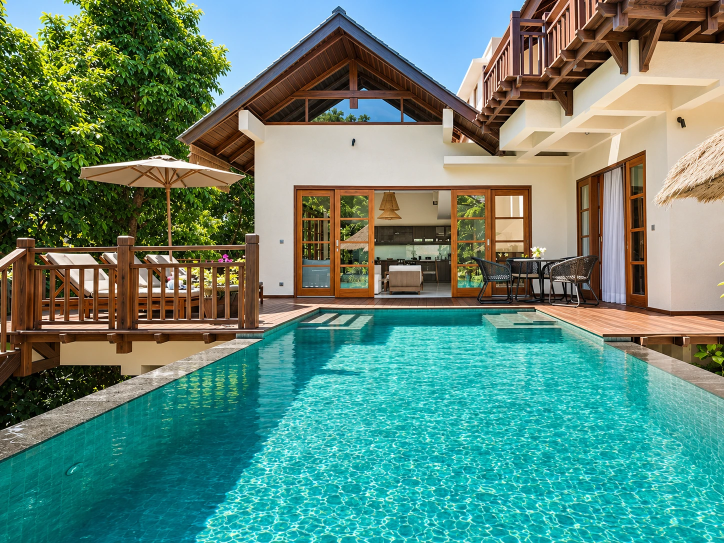
#> input picture assets/photos-new/Private Swimming Pool/02.webp, 1448 x 1086 px, found by its file name (shown at 1/2 size)
$ python build.py
#> lines starting #> are read from the running program, lines starting #| are printed output that depends on the picture
#!/usr/bin/env python3
"""Villa Indah, 42-second bilingual editorial film. No generated property imagery.
Run: python build.py --repo /path/to/Villa-Indah --out dist/reels
Dependencies: Python 3, numpy, Pillow, opencv-python-headless, scipy; FFmpeg.
"""
import argparse, json, subprocess, math, hashlib, shutil
from pathlib import Path
import numpy as np
import cv2
from PIL import Image, ImageDraw, ImageFont, ImageFilter
from scipy.signal import butter, sosfilt
from scipy.io.wavfile import write as wavwrite

P=argparse.ArgumentParser(); P.add_argument('--repo',default='work/Villa-Indah'); P.add_argument('--out',default='output/dist/reels'); P.add_argument('--preview',action='store_true'); A=P.parse_args()
REPO=Path(A.repo); OUT=Path(A.out); OUT.mkdir(parents=True,exist_ok=True)
WORK=Path('work/production/render');WORK.mkdir(parents=True,exist_ok=True)
W,H,FPS,N=1080,1920,30,1260
cv2.setNumThreads(1)
SANS=str(Path(__file__).parent/'fonts/NotoSans-Regular.ttf') if (Path(__file__).parent/'fonts/NotoSans-Regular.ttf').exists() else '/usr/share/fonts/truetype/noto/NotoSans-Regular.ttf'
BRAND=str(REPO/'assets/fonts/AlumniSansPinstripe-Regular.ttf')
# Every focal point and motion is authored for the original photograph.
SPECS=[
 ('Private Swimming Pool/02.webp','wide',.50,.50,1),
 ('Private Swimming Pool/05.webp','wide',.50,.52,-1),
 ('Private Swimming Pool/04.webp','wide',.47,.52,1),
 ('Private Swimming Pool/01.webp','wide',.55,.52,-1),
 ('Master Bedroom/01.webp','wide',.52,.50,1),
 ('Master Bedroom/07.webp','wide',.50,.51,-1),
 ('Pool View Bedroom/04.webp','wide',.47,.53,1),
 ('Terrace bedroom/08.webp','wide',.53,.50,-1),
 ('Twin Bedroom/01.webp','wide',.48,.50,1),
 ('Living room/03.webp','full',.50,.50,-1),
 ('Outdoor lounge Area/01.webp','wide',.50,.53,1),
 ('Private Swimming Pool/07.webp','full',.77,.50,-1),
 ('Villa Grounds/02.webp','full',.51,.50,1),
 ('Resort Facilities/04.webp','wide',.51,.52,-1),
 ('Beach/01.webp','full',.57,.50,1),
 ('Beach/03.webp','wide',.50,.52,-1),
 ('Private Swimming Pool/03.webp','wide',.50,.51,1),
 ('Private Swimming Pool/02.webp','wide',.50,.50,-1),
]
STARTS=[i*66 for i in range(18)] # 2.2s cadence, 0.4s overlapping dissolves
ENDS=[s+78 for s in STARTS[:-1]]+[N]
def smooth(x):
 x=np.clip(x,0,1);return x*x*(3-2*x)

def photo(path):
 # Original RGB pixels, no recolouring or property edits.
 return np.array(Image.open(path).convert('RGB'))
#> returned value is the input picture: shape (1086, 1448, 3); mean R, G, B 95.8, 134.4, 118.5

SCENES=[]
for i,(name,mode,fx,fy,direction) in enumerate(SPECS):
 src=photo(REPO/'assets/photos-new'/name); sh,sw=src.shape[:2]
#> after `sh, sw = src.shape[:2]`: sh = 1086; sw = 1448
 if mode=='wide':
  vw=W;vh=round(W*sh/sw);vy=round(960-vh/2)
#> after `vh = round(W * sh / sw)`: vh = 810
#> after `vy = round(960 - vh / 2)`: vy = 555
  thumb=Image.fromarray(src);thumb=thumb.resize((270,round(270*sh/sw)))
#> after `thumb = thumb.resize((270, round(270 * sh / sw)))`:
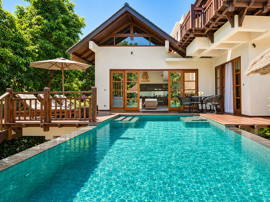
#> thumb: PIL image 270x202 RGB; mean R, G, B 95.8, 134.4, 118.5
  ratio=max(W/thumb.width,H/thumb.height)
#> ratio = 9.5
  thumb=thumb.resize((math.ceil(thumb.width*ratio),math.ceil(thumb.height*ratio)))
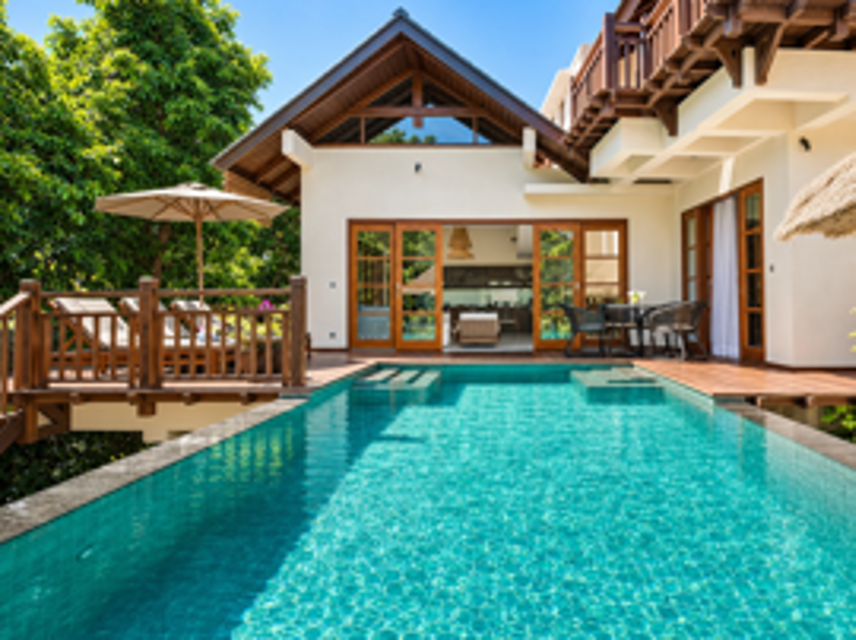
#> thumb: PIL image 2567x1920 RGB (shown at 1/3 size); mean R, G, B 95.8, 134.4, 118.5
  x=(thumb.width-W)//2;y=(thumb.height-H)//2
#> after `x = (thumb.width - W) // 2`: x = 743
#> after `y = (thumb.height - H) // 2`: y = 0
  bg=np.array(thumb.crop((x,y,x+W,y+H)).filter(ImageFilter.GaussianBlur(65)))
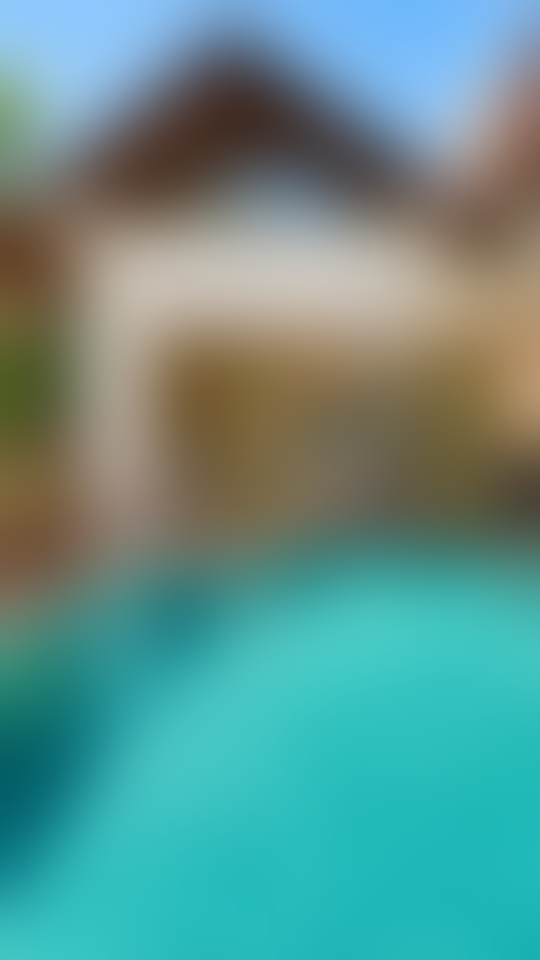
#> bg: shape (1920, 1080, 3) (shown at 1/2 size); mean R, G, B 95.8, 147.6, 142.3
  bg=(bg.astype(np.float32)*.23+np.array([9,22,17],np.float32)*.63).clip(0,255).astype(np.uint8)
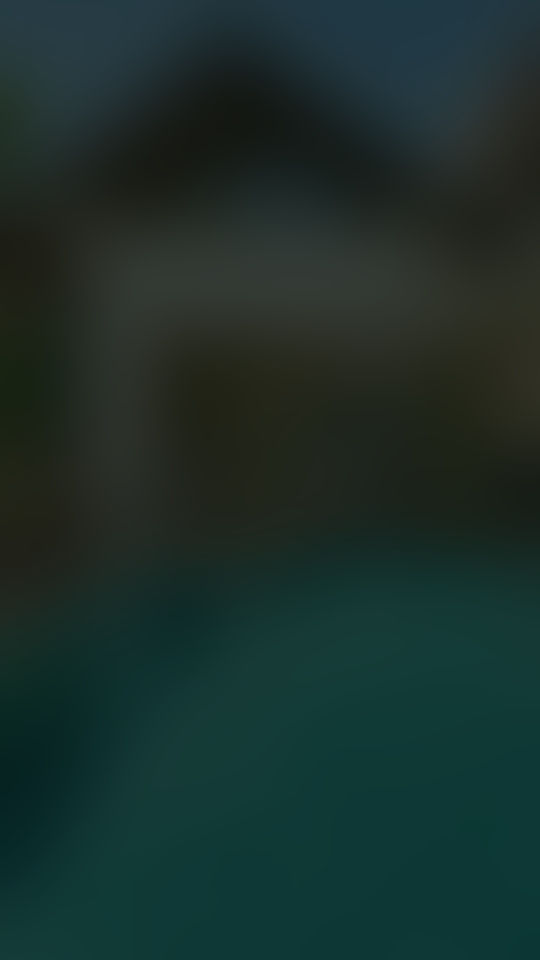
#> bg: shape (1920, 1080, 3) (shown at 1/2 size); mean R, G, B 27.2, 47.3, 42.9
 else:vw,vh,vy=W,H,0;bg=None
 # Supersample source once, then use floating affine coordinates per absolute frame.
 src=cv2.resize(src,None,fx=1.5,fy=1.5,interpolation=cv2.INTER_CUBIC)
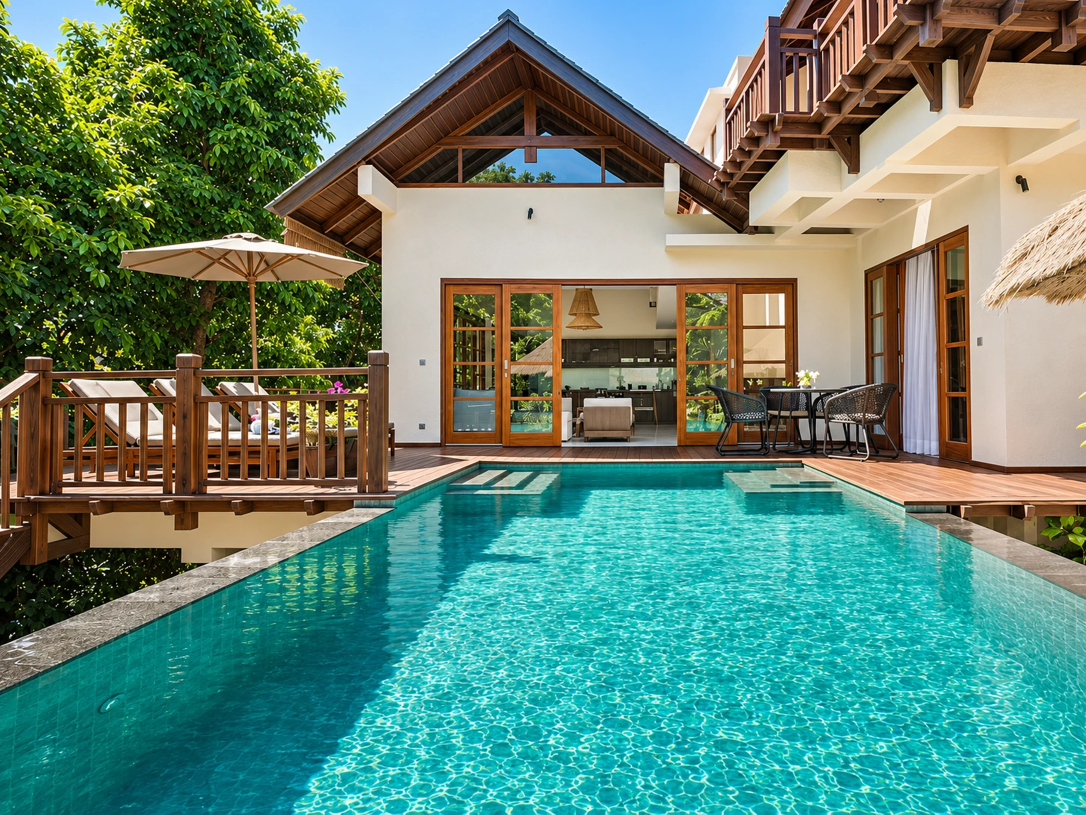
#> src: shape (1629, 2172, 3) (shown at 1/2 size); mean R, G, B 95.8, 134.4, 118.5
 SCENES.append(dict(name=name,mode=mode,src=src,vw=vw,vh=vh,vy=vy,bg=bg,fx=fx,fy=fy,d=direction,start=STARTS[i],end=ENDS[i]))
#> pass 2 of the loop `for i,(name,mode,fx,fy,direction) in enumerate(SPECS):`:
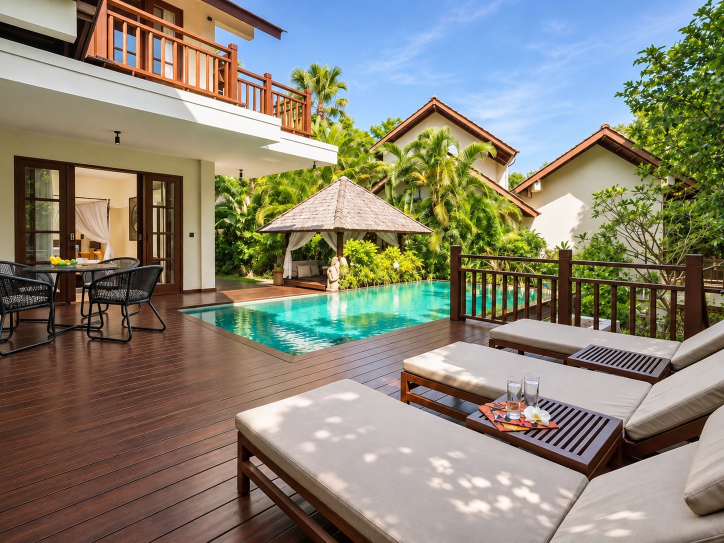
#> input picture assets/photos-new/Private Swimming Pool/05.webp, 1448 x 1086 px, found by its file name (shown at 1/2 size)
#> in photo, returned value is the input picture: shape (1086, 1448, 3); mean R, G, B 136.4, 131.4, 116
#> `bg=np.array(thumb.crop((x,y,x+W,y+H)).filter(ImageFilter.GaussianBlur(..`:
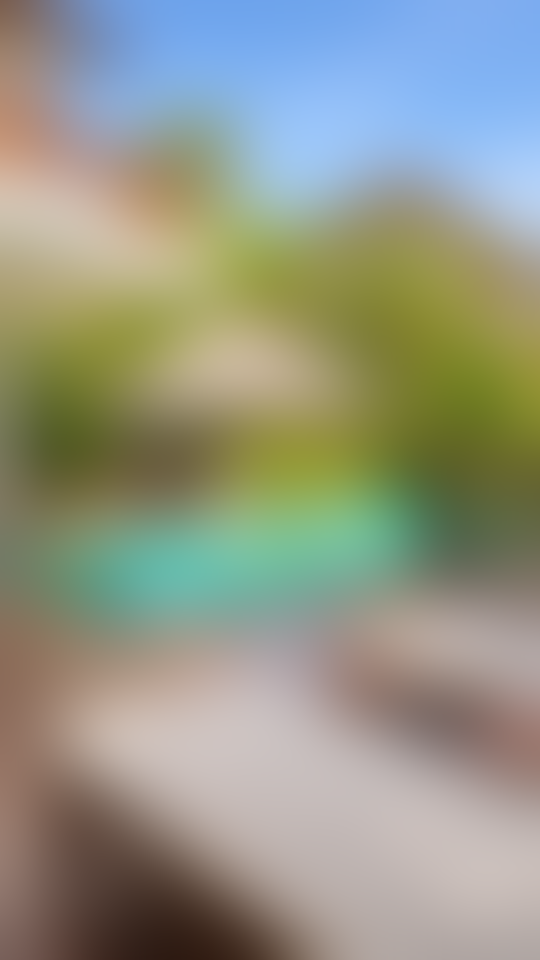
#> bg: shape (1920, 1080, 3) (shown at 1/2 size); mean R, G, B 147.5, 150.9, 135
#> `bg=(bg.astype(np.float32)*.23+np.array([9,22,17],np.float32)*.63).clip..`:
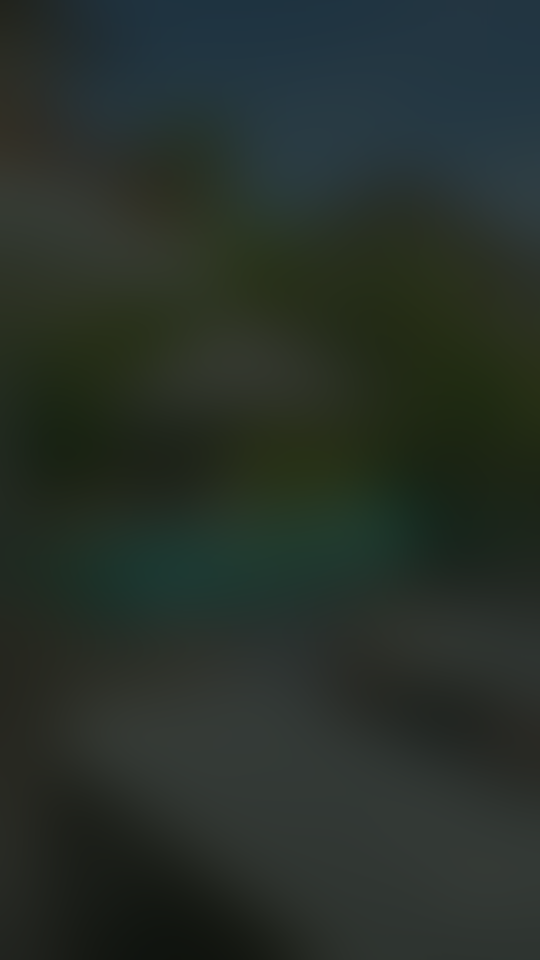
#> bg: shape (1920, 1080, 3) (shown at 1/2 size); mean R, G, B 39.1, 48.1, 41.3
#> pass 3 of the loop `for i,(name,mode,fx,fy,direction) in enumerate(SPECS):`:
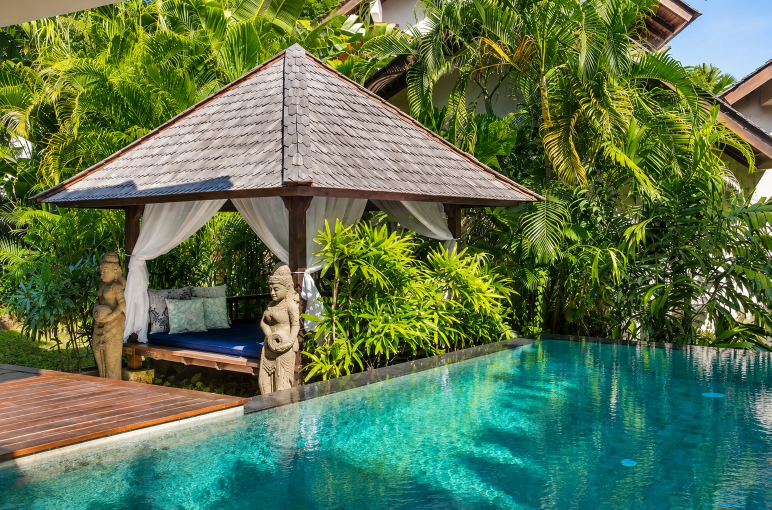
#> input picture assets/photos-new/Private Swimming Pool/04.webp, 1543 x 1019 px, found by its file name (shown at 1/2 size)
#> in photo, returned value is the input picture: shape (1019, 1543, 3); mean R, G, B 89.9, 116.1, 77
#> `bg=(bg.astype(np.float32)*.23+np.array([9,22,17],np.float32)*.63).clip..`:
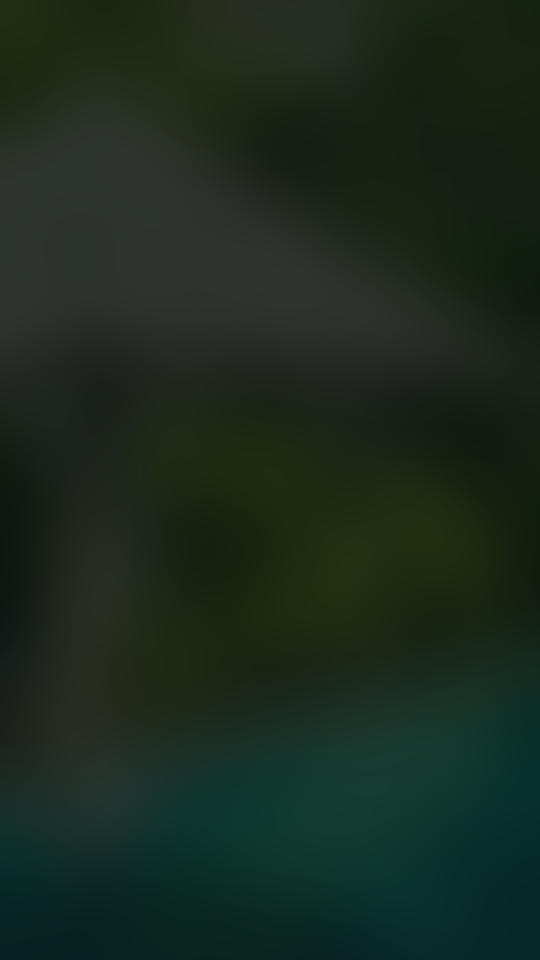
#> bg: shape (1920, 1080, 3) (shown at 1/2 size); mean R, G, B 27.2, 42.1, 30.1
#> `src=cv2.resize(src,None,fx=1.5,fy=1.5,interpolation=cv2.INTER_CUBIC)`:
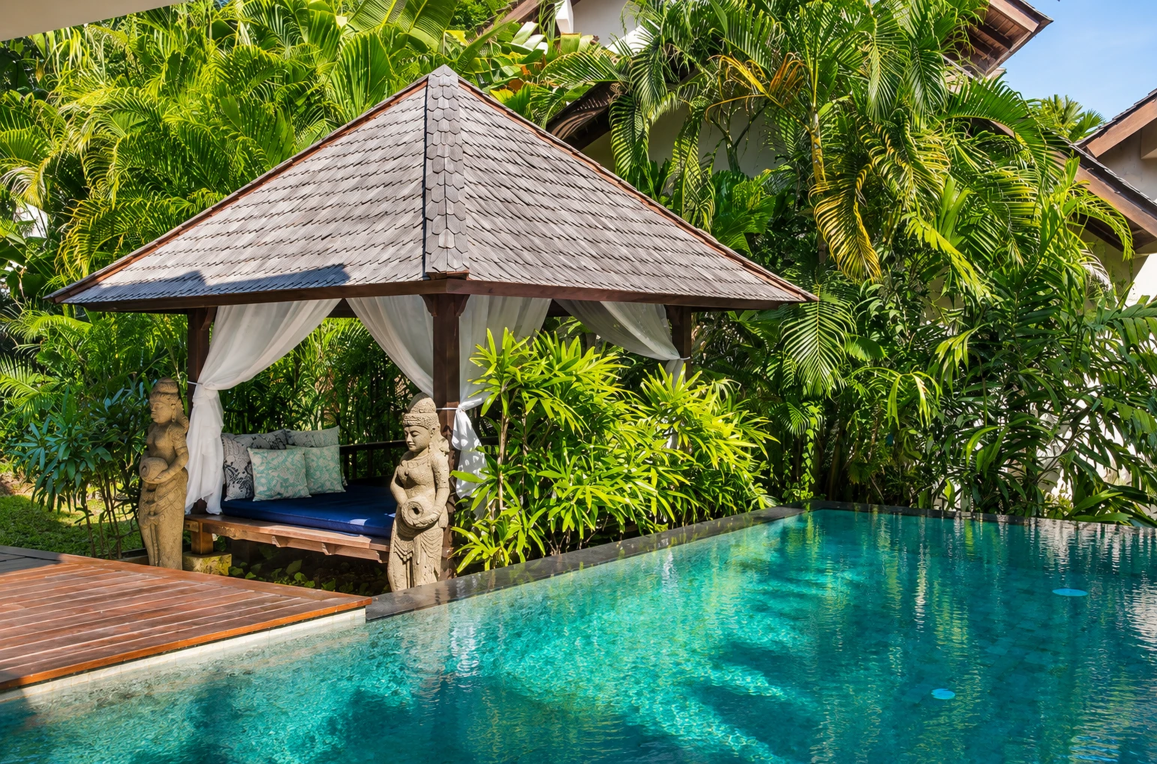
#> src: shape (1528, 2314, 3) (shown at 1/2 size); mean R, G, B 89.9, 116.1, 77.2
#> (the run stopped early here; a loop or call above may not have finished)
